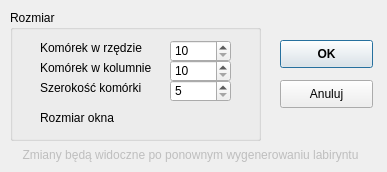
<?xml version="1.0" encoding="UTF-8"?>
<ui version="4.0">
 <class>Dialog</class>
 <widget class="QDialog" name="Dialog">
  <property name="windowModality">
   <enum>Qt::WindowModal</enum>
  </property>
  <property name="geometry">
   <rect>
    <x>0</x>
    <y>0</y>
    <width>387</width>
    <height>172</height>
   </rect>
  </property>
  <property name="windowTitle">
   <string notr="true">Ustawienia labiryntu</string>
  </property>
  <property name="toolTip">
   <string notr="true"/>
  </property>
  <property name="statusTip">
   <string notr="true"/>
  </property>
  <property name="whatsThis">
   <string notr="true"/>
  </property>
  <property name="accessibleName">
   <string notr="true"/>
  </property>
  <property name="accessibleDescription">
   <string notr="true"/>
  </property>
  <widget class="QGroupBox" name="groupBox">
   <property name="geometry">
    <rect>
     <x>10</x>
     <y>10</y>
     <width>251</width>
     <height>131</height>
    </rect>
   </property>
   <property name="title">
    <string>Rozmiar</string>
   </property>
   <widget class="QLabel" name="label">
    <property name="geometry">
     <rect>
      <x>30</x>
      <y>30</y>
      <width>121</width>
      <height>16</height>
     </rect>
    </property>
    <property name="text">
     <string>Komórek w rzędzie</string>
    </property>
   </widget>
   <widget class="QSpinBox" name="spinBox">
    <property name="geometry">
     <rect>
      <x>160</x>
      <y>30</y>
      <width>61</width>
      <height>22</height>
     </rect>
    </property>
    <property name="toolTip">
     <string/>
    </property>
    <property name="toolTipDuration">
     <number>-1</number>
    </property>
    <property name="whatsThis">
     <string/>
    </property>
    <property name="minimum">
     <number>10</number>
    </property>
    <property name="maximum">
     <number>200</number>
    </property>
   </widget>
   <widget class="QLabel" name="label_2">
    <property name="geometry">
     <rect>
      <x>30</x>
      <y>50</y>
      <width>121</width>
      <height>16</height>
     </rect>
    </property>
    <property name="text">
     <string>Komórek w kolumnie</string>
    </property>
   </widget>
   <widget class="QSpinBox" name="spinBox_2">
    <property name="geometry">
     <rect>
      <x>160</x>
      <y>50</y>
      <width>61</width>
      <height>22</height>
     </rect>
    </property>
    <property name="minimum">
     <number>10</number>
    </property>
    <property name="maximum">
     <number>100</number>
    </property>
   </widget>
   <widget class="QLabel" name="label_3">
    <property name="geometry">
     <rect>
      <x>30</x>
      <y>70</y>
      <width>121</width>
      <height>16</height>
     </rect>
    </property>
    <property name="text">
     <string>Szerokość komórki</string>
    </property>
   </widget>
   <widget class="QSpinBox" name="spinBox_3">
    <property name="geometry">
     <rect>
      <x>160</x>
      <y>70</y>
      <width>61</width>
      <height>22</height>
     </rect>
    </property>
    <property name="minimum">
     <number>5</number>
    </property>
    <property name="maximum">
     <number>100</number>
    </property>
   </widget>
   <widget class="QLabel" name="label_5">
    <property name="enabled">
     <bool>true</bool>
    </property>
    <property name="geometry">
     <rect>
      <x>30</x>
      <y>100</y>
      <width>121</width>
      <height>16</height>
     </rect>
    </property>
    <property name="text">
     <string>Rozmiar okna</string>
    </property>
   </widget>
   <widget class="QLabel" name="label_6">
    <property name="enabled">
     <bool>false</bool>
    </property>
    <property name="geometry">
     <rect>
      <x>150</x>
      <y>100</y>
      <width>81</width>
      <height>16</height>
     </rect>
    </property>
    <property name="text">
     <string/>
    </property>
    <property name="alignment">
     <set>Qt::AlignCenter</set>
    </property>
   </widget>
  </widget>
  <widget class="QPushButton" name="pushButton">
   <property name="geometry">
    <rect>
     <x>280</x>
     <y>40</y>
     <width>93</width>
     <height>28</height>
    </rect>
   </property>
   <property name="font">
    <font>
     <weight>75</weight>
     <bold>true</bold>
    </font>
   </property>
   <property name="text">
    <string>OK</string>
   </property>
  </widget>
  <widget class="QPushButton" name="pushButton_2">
   <property name="geometry">
    <rect>
     <x>280</x>
     <y>80</y>
     <width>93</width>
     <height>28</height>
    </rect>
   </property>
   <property name="text">
    <string>Anuluj</string>
   </property>
  </widget>
  <widget class="QLabel" name="label_4">
   <property name="enabled">
    <bool>false</bool>
   </property>
   <property name="geometry">
    <rect>
     <x>10</x>
     <y>144</y>
     <width>361</width>
     <height>21</height>
    </rect>
   </property>
   <property name="font">
    <font>
     <kerning>true</kerning>
    </font>
   </property>
   <property name="text">
    <string>Zmiany będą widoczne po ponownym wygenerowaniu labiryntu</string>
   </property>
   <property name="alignment">
    <set>Qt::AlignCenter</set>
   </property>
   <property name="wordWrap">
    <bool>true</bool>
   </property>
  </widget>
 </widget>
 <resources/>
 <connections/>
</ui>
